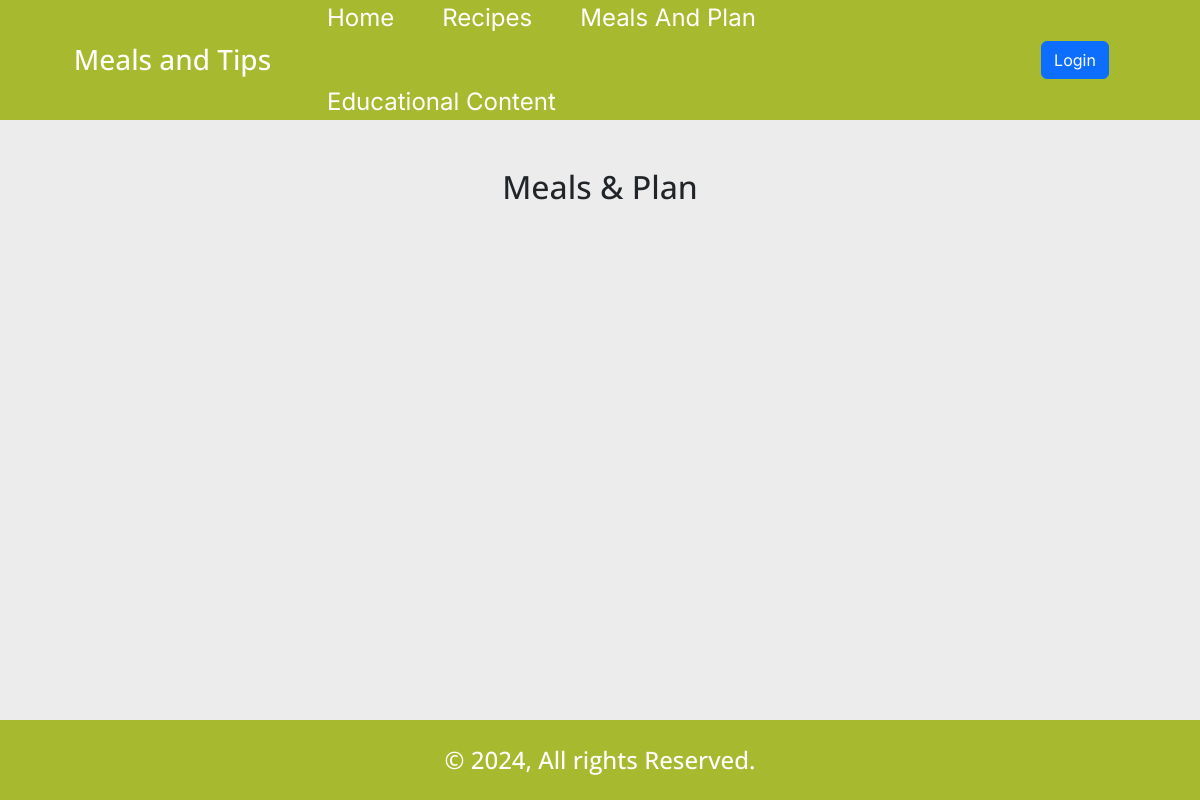
Before: /meals_and_plan_list.php with the older database file.
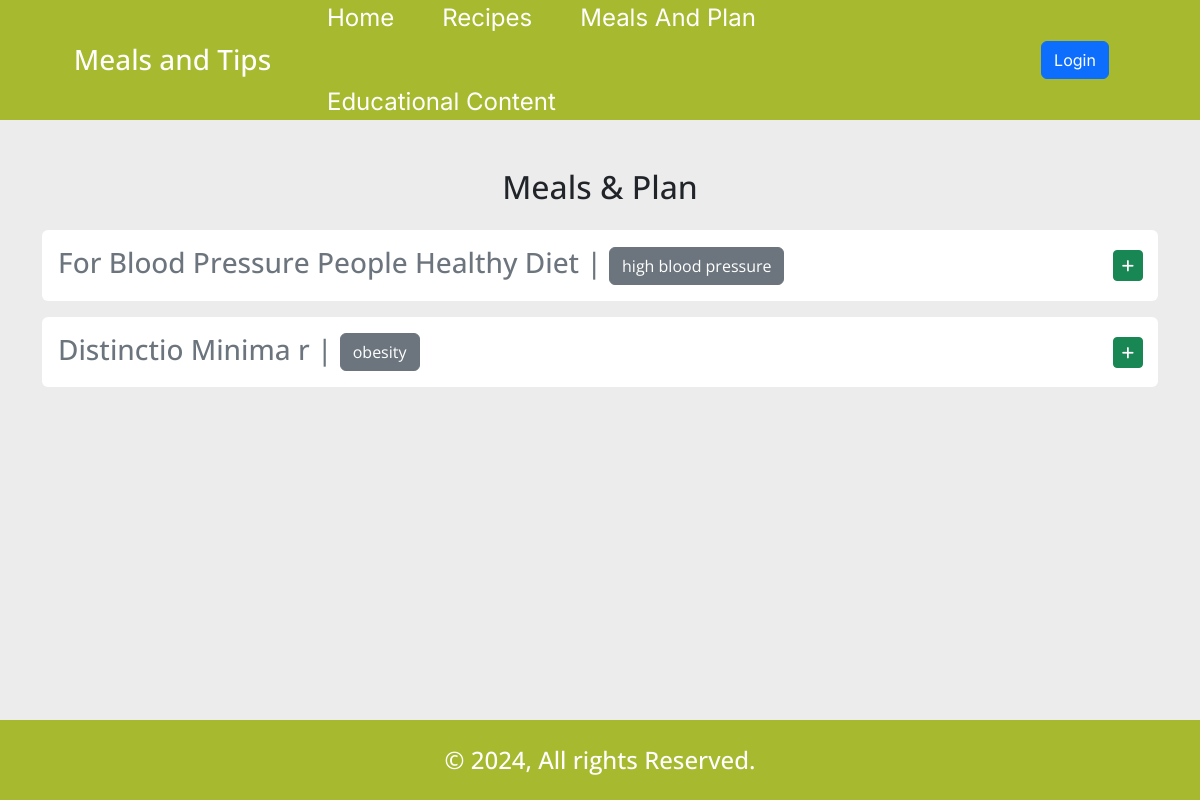
After: the same page with the newer database file.
### tables this page shows
CREATE TABLE `meal_plan` (
  `id` int(11) NOT NULL,
  `meal_desc` text NOT NULL,
  `cat_id` int(11) NOT NULL,
  `breakfast_time` time NOT NULL,
  `breakfast_meal` text NOT NULL,
  `snack_time` time NOT NULL,
  `snack_meal` text NOT NULL,
  `lunch_time` time NOT NULL,
  `lunch_meal` text NOT NULL,
  `dinner_time` time NOT NULL,
  `dinner_meal` text NOT NULL
);

CREATE TABLE `categories` (
  `id` int(11) NOT NULL,
  `category_name` varchar(255) NOT NULL,
  `category_img` text DEFAULT NULL
);

### meals_and_plan_list.php (the view, shortened to what this page needs)
<?php
require_once 'core/database.php';
?>
<!DOCTYPE html>
<html lang="en">
<head>
    <?php include_once 'includes/external_css.php'; ?>
    <link rel="stylesheet" href="css/style.min.css">
</head>
<body id="meals_and_plan">
    <?php include_once 'includes/header.php'; ?>
    <div class="container my-5">
        <div class="row">
            <div class="col-12 mb-3">
                <h2 class="text-center">Meals & Plan</h2>
            </div>
            <?php $get_mp_Q = $db->query("CALL `get_meal_plans`()");
            while ($mp_list = mysqli_fetch_object($get_mp_Q)):
            ?>
                <div class="col-12 mb-3">
                    <div class="content bg-white rounded p-3 position-relative">
                        <h3 class="mb-0 text-secondary"><?= $mp_list->meal_desc ?> | <span class="btn btn-secondary"><?= $mp_list->category_name ?></span></h3>
                        <a href="#!" class="position-absolute btn btn-sm btn-success toggle_btn"><i class="fas fa-plus"></i></a>
                    </div>
                </div>
            <?php endwhile;
            $db->next_result(); ?>
        </div>
    </div>
    <?php include_once 'includes/footer.php'; ?>
</body>
</html>

Changed rows visible on the page:
added meal_plan: meal_desc "For Blood Pressure People Healthy Diet", cat.category_name "high blood pressure"
added meal_plan: meal_desc "Distinctio Minima r", cat.category_name "obesity"
